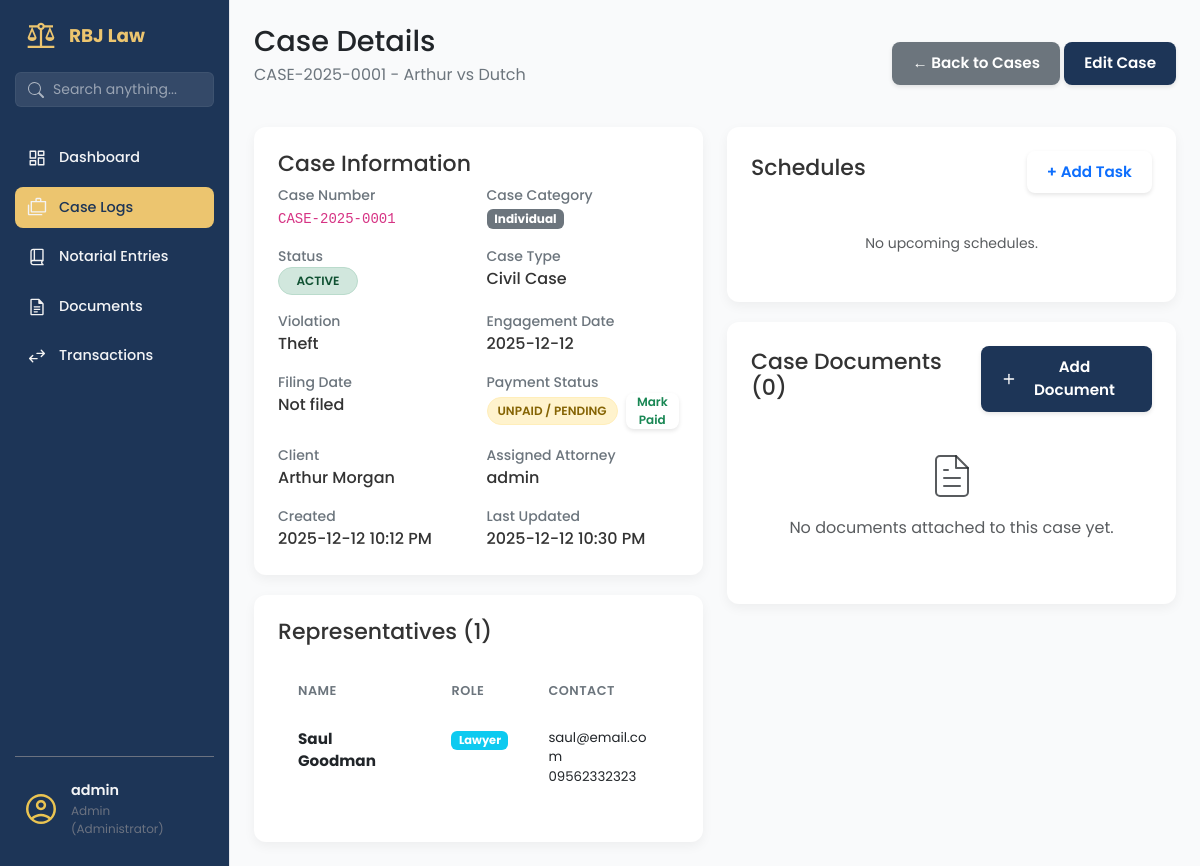
The app's page /cases/1 (signed in), older data.
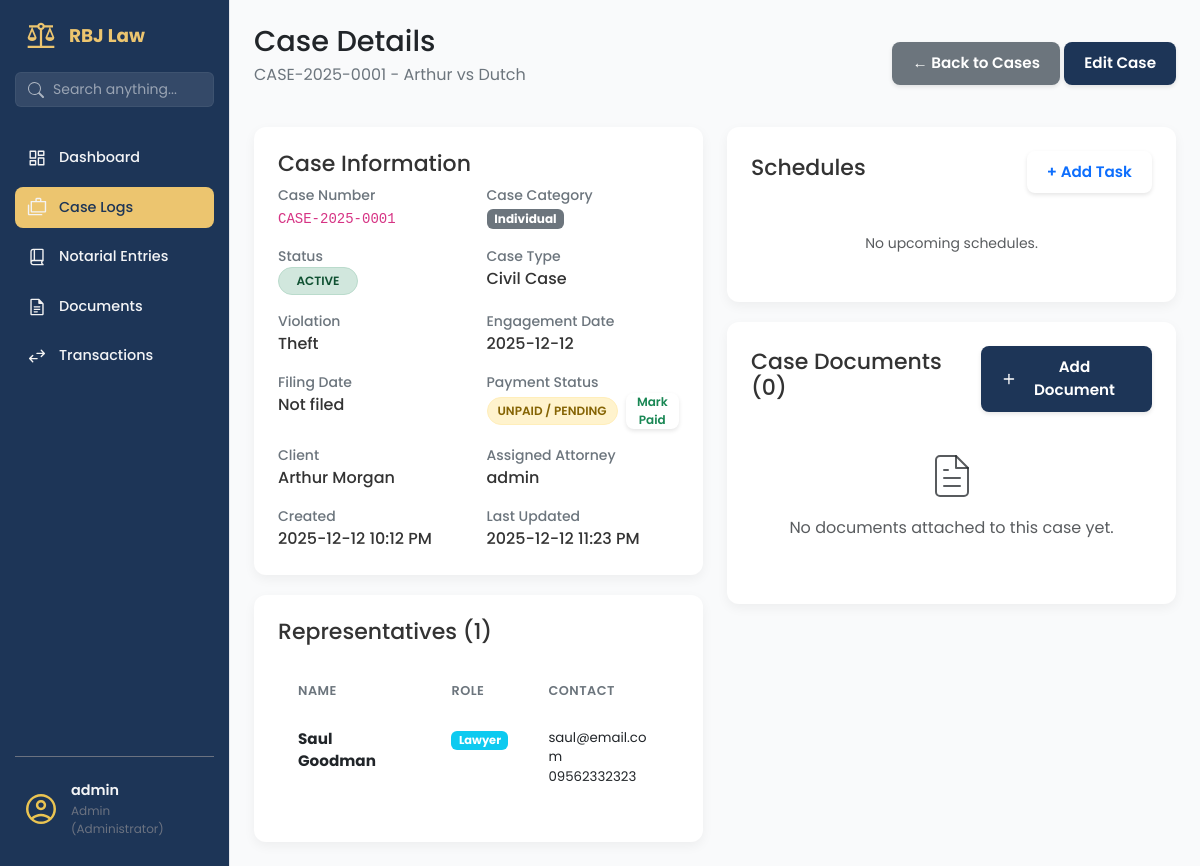
The same page, newer data.
### app/models/case_mdl.py (models this page shows, shortened)
class Case(db.Model, SoftDeleteMixin):
    __tablename__ = 'cases'
    id = db.Column(db.Integer, primary_key=True)
    case_number = db.Column(db.String(100), unique=True, nullable=False)
    title = db.Column(db.String(255), nullable=False)
    case_category = db.Column(db.String(50), default='individual', nullable=False)  # 'individual' or 'corporate'
    case_type = db.Column(db.String(100), nullable=False)
    violation = db.Column(db.String(255), nullable=True)
    status = db.Column(db.String(50), default='active', nullable=False)
    engagement_date = db.Column(db.Date, nullable=False)
    filing_date = db.Column(db.Date, nullable=True)
    client_id = db.Column(db.Integer, db.ForeignKey('clients.id'), nullable=False)
    assigned_attorney_id = db.Column(db.Integer, db.ForeignKey('users.id'), nullable=True)
    created_at = db.Column(db.DateTime, default=lambda: datetime.now(PHT))
    updated_at = db.Column(db.DateTime, default=lambda: datetime.now(PHT), onupdate=lambda: datetime.now(PHT))
    cause_of_action = db.Column(db.String(255), nullable=True)  # Add this field
    client = db.relationship('Client', backref='cases', lazy=True)
    assigned_attorney = db.relationship('User', backref='assigned_cases', lazy=True)
    schedules = db.relationship('Schedule', backref='case', lazy=True, cascade="all, delete-orphan", order_by="asc(Schedule.deadline)")

### app/routes/case_routes.py (the view, shortened to what this page needs)
@case_bp.route('/<int:case_id>')
@admin_required
@login_required
def view_case(case_id):
    try:
        case = CaseService.get_case_by_id(case_id)
        if not case:
            flash('Case not found!', 'error')
            return redirect(url_for('case.list_cases'))
        representatives = CaseService.get_case_representatives(case_id)
        from app.services.document_service import DocumentService
        documents = DocumentService.get_documents_by_parent('case', case_id)
        schedules = ScheduleService.get_schedules_by_case(case_id)
        now = datetime.now(PHT).date()
        transaction = TransactionItem.query.filter_by(case_id=case_id).order_by(TransactionItem.id.asc()).first()
        return render_template('cases/case_detail.html',
                             case=case,
                             representatives=representatives,
                             documents=documents,
                             schedules=schedules,
                             transaction=transaction, # Pass transaction to template
                             now=now)
    except Exception as e:
        flash(f'Error loading case: {str(e)}', 'error')
        return redirect(url_for('case.list_cases'))

### app/models/client_mdl.py (called while the page is built)
    @property
    def full_name(self):
        return f"{self.client_first_name} {self.client_last_name}"

### app/models/user_model.py (called while the page is built)
    @property
    def full_name(self):
        return self.username

### app/services/case_service.py (called while the page is built)
    @staticmethod
    def get_case_by_id(case_id):
        return Case.query.get(case_id)

    @staticmethod
    def get_case_representatives(case_id):
        return Representative.query.filter_by(case_id=case_id).all()

### app/services/document_service.py (called while the page is built)
    @staticmethod
    def get_documents_by_parent(parent_type, parent_id):
        return Document.query.filter_by(
            parent_type=parent_type,
            parent_id=parent_id
        ).filter(Document.deleted_at == None).order_by(Document.uploaded_at.desc()).all()

### app/services/schedule_service.py (called while the page is built)
    @staticmethod
    def get_schedules_by_case(case_id):
        return Schedule.query.filter_by(case_id=case_id).order_by(Schedule.deadline.asc()).all()

### app/templates/cases/case_detail.html (shortened to what the changed rows need)
{% extends 'base.html' %}
{% block content %}
<main class="dashboard-content">
    <header class="dashboard-header">
        <div>
            <h1>Case Details </h1>
            <p>{{ case.case_number }} - {{ case.title }}</p>
        </div>
    </header>
    <div class="row">
        <div class="col-md-6">
            <section class="content-section">
                <div class="panel-card" style="margin-bottom: 20px;">
                    <div class="detail-grid">
                        <div class="detail-item">
                            <span class="detail-value"><code>{{ case.case_number }}</code></span>
                        </div>
                        <div class="detail-item">
                            <span class="detail-value">
                                <span
                                    class="badge {% if case.case_category == 'corporate' %}bg-primary{% else %}bg-secondary{% endif %}">
                                    {{ case.case_category|title }}
                                </span>
                            </span>
                        </div>
                        <div class="detail-item">
                            <span class="detail-value">
                                <span class="status-tag status-tag--{{ case.status }}">
                                    {{ case.status|title }}
                                </span>
                            </span>
                        </div>
                        <div class="detail-item">
                            <span class="detail-label">Case Type</span>
                            <span class="detail-value">{{ case.case_type|title }}</span>
                        </div>
                        <div class="detail-item">
                            <span class="detail-label">Violation</span>
                            <span class="detail-value">{{ case.violation or 'N/A' }}</span>
                        </div>
                        <div class="detail-item">
                            <span class="detail-label">Engagement Date</span>
                            <span class="detail-value">{{ case.engagement_date.strftime('%Y-%m-%d') }}</span>
                        </div>
                        <div class="detail-item">
                            <span class="detail-label">Created</span>
                            <span class="detail-value">{{ case.created_at.strftime('%Y-%m-%d %I:%M %p') }}</span>
                        </div>
                        <div class="detail-item">
                            <span class="detail-label">Last Updated</span>
                            <span class="detail-value">{{ case.updated_at.strftime('%Y-%m-%d %I:%M %p') }}</span>
                        </div>
                    </div>
                </div>
                {% if representatives %}
                <div class="panel-card">
                    <div class="table-wrapper">
                        <table class="table">
                            <thead>
                                <tr>
                                    <th>Name</th>
                                    <th>Role</th>
                                    <th>Contact</th>
                                </tr>
                            </thead>
                        </table>
                    </div>
                </div>
                {% endif %}
            </section>
        </div>
            {% from 'schedules/_schedule_list.html' import render_schedule_list %}
    </div>
</main>
{% endblock %}

Row changes from the older to the newer data that the page shows:
changed Case "Arthur vs Dutch": updated_at "2025-12-12 10:30 PM" → "2025-12-12 11:23 PM"
